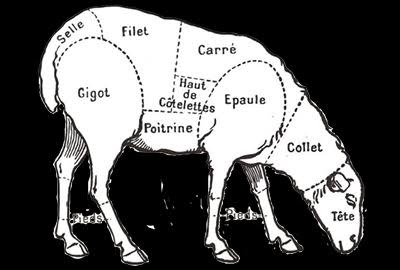
#> input picture img/agneau.jpg, 400 x 270 px
$ python grille.py ../img/agneau.jpg ../img/porc.jpg 5 1.0
#> lines starting #> are read from the running program, lines starting #| are printed output that depends on the picture; after the words box and inside, x2 and y2 are one past the last pixel; in counts of white or black regions, pixels touching at a corner belong together
# Superpose une grille coordonnée sur une image source (aide au placement des zones).
import sys, cv2, numpy as np
src, dst, step, scale = sys.argv[1], sys.argv[2], int(sys.argv[3]), float(sys.argv[4])
im = cv2.imdecode(np.fromfile(src, np.uint8), cv2.IMREAD_UNCHANGED)
#> im is the input picture: shape (270, 400, 3); mean B, G, R 95.4, 95.6, 95.8
if im.ndim == 3 and im.shape[2] == 4:
    a = im[:, :, 3:4] / 255.0
    im = (im[:, :, :3] * a + 255 * (1 - a)).astype(np.uint8)
h, w = im.shape[:2]
#> h = 270; w = 400
big = cv2.resize(im, (int(w * scale), int(h * scale)), interpolation=cv2.INTER_NEAREST)
for x in range(0, w, step):
    cv2.line(big, (int(x * scale), 0), (int(x * scale), big.shape[0]), (255, 160, 0), 1)
    cv2.putText(big, str(x), (int(x * scale) + 2, 12), cv2.FONT_HERSHEY_SIMPLEX, 0.4, (200, 100, 0), 1)
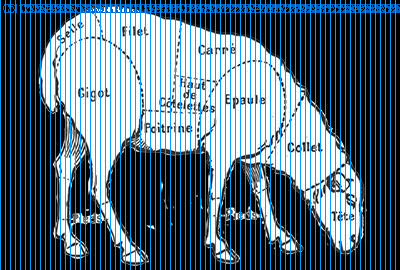
#> big: shape (270, 400, 3); mean B, G, R 130.8, 110, 76.3
for y in range(0, h, step):
    cv2.line(big, (0, int(y * scale)), (big.shape[1], int(y * scale)), (255, 160, 0), 1)
    cv2.putText(big, str(y), (2, int(y * scale) - 2), cv2.FONT_HERSHEY_SIMPLEX, 0.4, (200, 100, 0), 1)
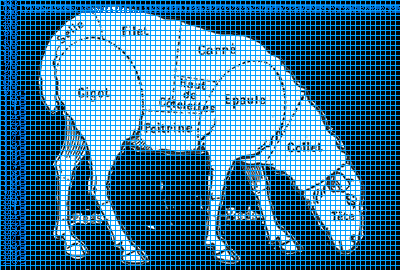
#> big: shape (270, 400, 3); 17.66% of pixels changed, all inside (x1, y1, x2, y2) = (1, 0, 400, 266)
cv2.imencode('.png', big)[1].tofile(dst)

$ run again, on img/veau.png
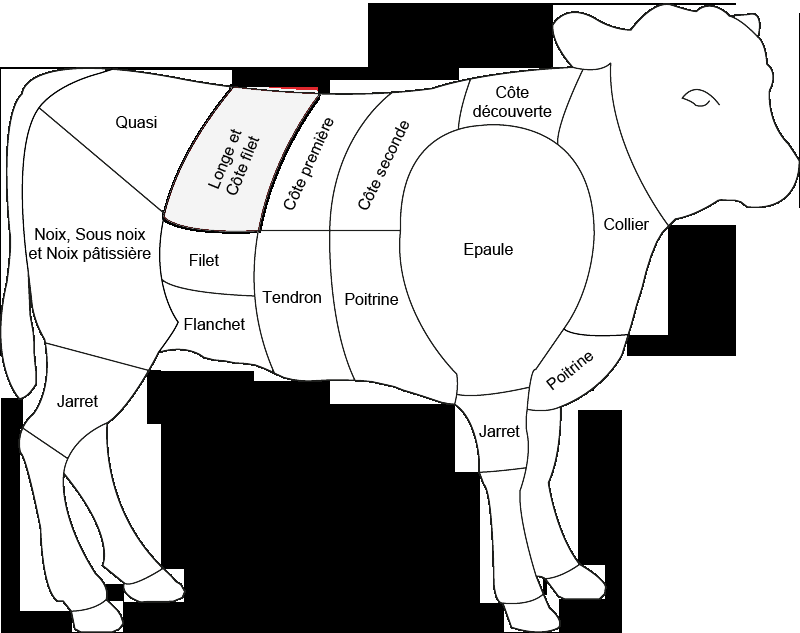
#> input picture img/veau.png, 800 x 633 px
#> im is the input picture: shape (633, 800, 4); mean B, G, R, A 186.2, 186.3, 186.3, 131
#> im: shape (633, 800, 3)
#> after the loop `for x in range(0, w, step):`:
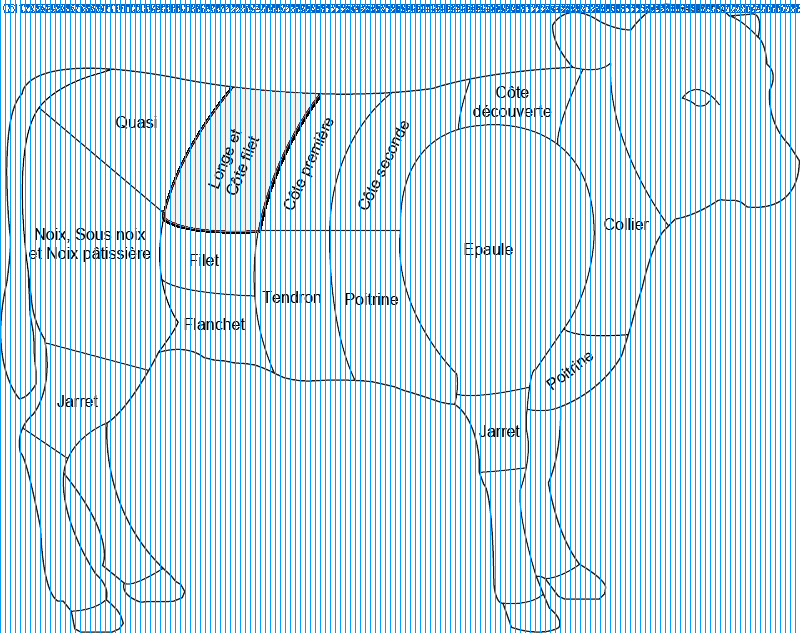
#> big: shape (633, 800, 3); mean B, G, R 248.8, 229, 196.2
#> after the loop `for y in range(0, h, step):`:
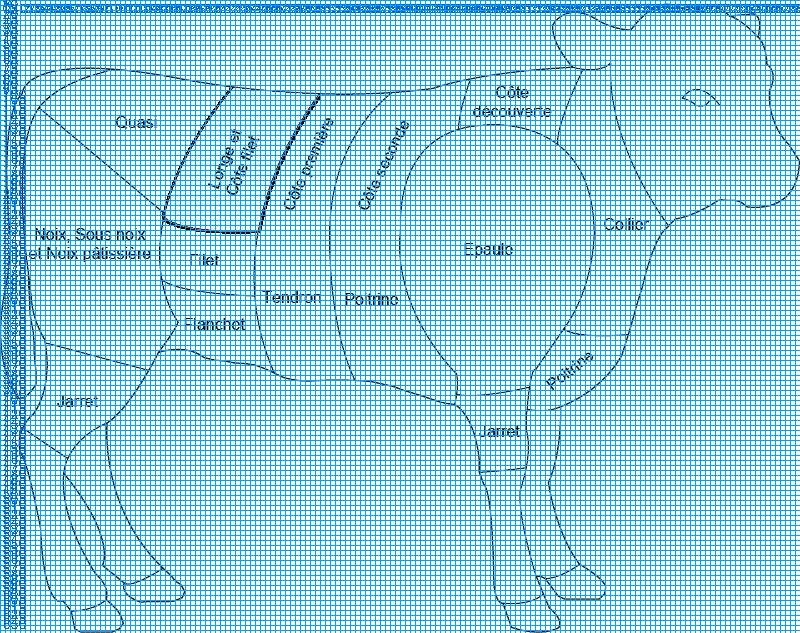
#> big: shape (633, 800, 3); 17% of pixels changed, all inside (x1, y1, x2, y2) = (1, 0, 800, 631)
